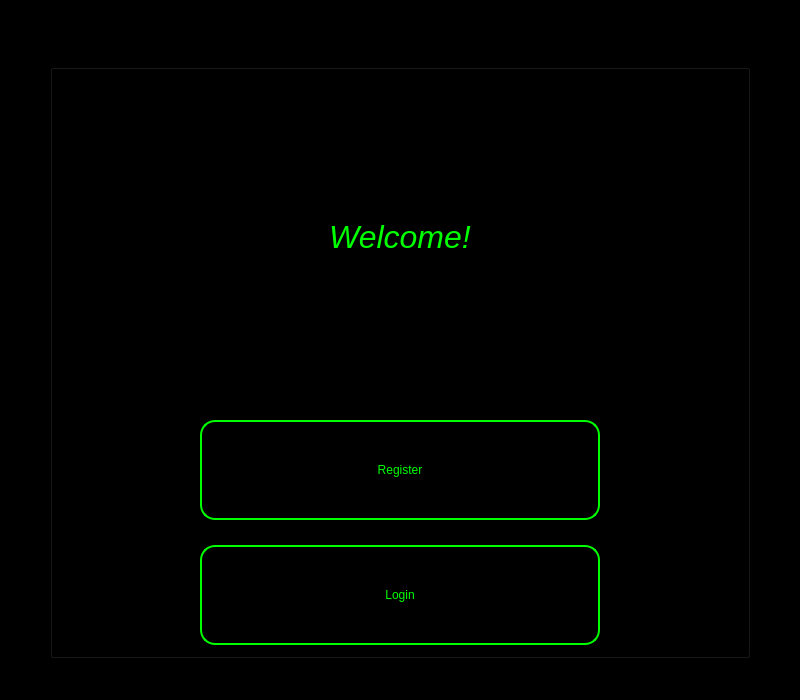
<?xml version="1.0" encoding="UTF-8"?>
<ui version="4.0">
 <class>MainWindow</class>
 <widget class="QMainWindow" name="MainWindow">
  <property name="geometry">
   <rect>
    <x>0</x>
    <y>0</y>
    <width>800</width>
    <height>700</height>
   </rect>
  </property>
  <property name="sizePolicy">
   <sizepolicy hsizetype="Fixed" vsizetype="Fixed">
    <horstretch>0</horstretch>
    <verstretch>0</verstretch>
   </sizepolicy>
  </property>
  <property name="minimumSize">
   <size>
    <width>200</width>
    <height>200</height>
   </size>
  </property>
  <property name="maximumSize">
   <size>
    <width>800</width>
    <height>700</height>
   </size>
  </property>
  <property name="windowTitle">
   <string>MainWindow</string>
  </property>
  <property name="layoutDirection">
   <enum>Qt::LeftToRight</enum>
  </property>
  <property name="styleSheet">
   <string notr="true">background-color: black;</string>
  </property>
  <widget class="QWidget" name="centralwidget">
   <layout class="QVBoxLayout" name="verticalLayout_2">
    <property name="leftMargin">
     <number>50</number>
    </property>
    <property name="topMargin">
     <number>50</number>
    </property>
    <property name="rightMargin">
     <number>50</number>
    </property>
    <property name="bottomMargin">
     <number>20</number>
    </property>
    <item>
     <widget class="QGroupBox" name="GroupAll">
      <property name="sizePolicy">
       <sizepolicy hsizetype="Minimum" vsizetype="Minimum">
        <horstretch>0</horstretch>
        <verstretch>0</verstretch>
       </sizepolicy>
      </property>
      <property name="layoutDirection">
       <enum>Qt::LeftToRight</enum>
      </property>
      <property name="title">
       <string>GroupBox</string>
      </property>
      <property name="alignment">
       <set>Qt::AlignCenter</set>
      </property>
      <property name="flat">
       <bool>true</bool>
      </property>
      <property name="checkable">
       <bool>false</bool>
      </property>
      <layout class="QVBoxLayout" name="verticalLayout" stretch="5,1,1">
       <property name="spacing">
        <number>25</number>
       </property>
       <property name="leftMargin">
        <number>50</number>
       </property>
       <property name="topMargin">
        <number>10</number>
       </property>
       <property name="rightMargin">
        <number>50</number>
       </property>
       <property name="bottomMargin">
        <number>10</number>
       </property>
       <item>
        <widget class="QLabel" name="LabelWelcome">
         <property name="sizePolicy">
          <sizepolicy hsizetype="Preferred" vsizetype="Minimum">
           <horstretch>0</horstretch>
           <verstretch>0</verstretch>
          </sizepolicy>
         </property>
         <property name="lineWidth">
          <number>0</number>
         </property>
         <property name="text">
          <string>&lt;html&gt;&lt;head/&gt;&lt;body&gt;&lt;p&gt;&lt;span style=&quot; font-size:24pt; font-style:italic; color:#00ff00;&quot;&gt;Welcome!&lt;/span&gt;&lt;/p&gt;&lt;/body&gt;&lt;/html&gt;</string>
         </property>
         <property name="alignment">
          <set>Qt::AlignCenter</set>
         </property>
        </widget>
       </item>
       <item alignment="Qt::AlignHCenter">
        <widget class="QPushButton" name="ButtonRegister">
         <property name="sizePolicy">
          <sizepolicy hsizetype="Minimum" vsizetype="Minimum">
           <horstretch>4</horstretch>
           <verstretch>1</verstretch>
          </sizepolicy>
         </property>
         <property name="minimumSize">
          <size>
           <width>400</width>
           <height>100</height>
          </size>
         </property>
         <property name="maximumSize">
          <size>
           <width>9999</width>
           <height>9999</height>
          </size>
         </property>
         <property name="sizeIncrement">
          <size>
           <width>4</width>
           <height>1</height>
          </size>
         </property>
         <property name="layoutDirection">
          <enum>Qt::LeftToRight</enum>
         </property>
         <property name="autoFillBackground">
          <bool>false</bool>
         </property>
         <property name="styleSheet">
          <string notr="true">font: 14pt &quot;Arial&quot;;
border-radius: 15px;
border: 2px solid #00ff00;
color: #00ff00;
</string>
         </property>
         <property name="text">
          <string>Register</string>
         </property>
        </widget>
       </item>
       <item alignment="Qt::AlignHCenter">
        <widget class="QPushButton" name="ButtonLogin">
         <property name="sizePolicy">
          <sizepolicy hsizetype="Fixed" vsizetype="Fixed">
           <horstretch>0</horstretch>
           <verstretch>0</verstretch>
          </sizepolicy>
         </property>
         <property name="minimumSize">
          <size>
           <width>400</width>
           <height>100</height>
          </size>
         </property>
         <property name="maximumSize">
          <size>
           <width>9999</width>
           <height>9999</height>
          </size>
         </property>
         <property name="layoutDirection">
          <enum>Qt::LeftToRight</enum>
         </property>
         <property name="styleSheet">
          <string notr="true">font: 14pt &quot;Arial&quot;;
border-radius: 15px;
border: 2px solid #00ff00;
color: #00ff00;</string>
         </property>
         <property name="text">
          <string>Login</string>
         </property>
         <property name="iconSize">
          <size>
           <width>20</width>
           <height>20</height>
          </size>
         </property>
        </widget>
       </item>
      </layout>
     </widget>
    </item>
   </layout>
  </widget>
  <widget class="QMenuBar" name="menubar">
   <property name="geometry">
    <rect>
     <x>0</x>
     <y>0</y>
     <width>800</width>
     <height>26</height>
    </rect>
   </property>
  </widget>
  <widget class="QStatusBar" name="statusbar"/>
 </widget>
 <resources/>
 <connections/>
</ui>
